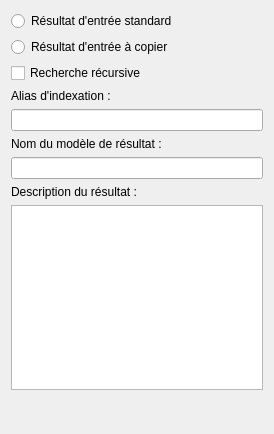
<?xml version="1.0" encoding="UTF-8"?>
<ui version="4.0">
 <class>INResultWidget</class>
 <widget class="QWidget" name="INResultWidget">
  <property name="geometry">
   <rect>
    <x>0</x>
    <y>0</y>
    <width>274</width>
    <height>434</height>
   </rect>
  </property>
  <property name="sizePolicy">
   <sizepolicy hsizetype="Fixed" vsizetype="Expanding">
    <horstretch>0</horstretch>
    <verstretch>0</verstretch>
   </sizepolicy>
  </property>
  <property name="windowTitle">
   <string>Form</string>
  </property>
  <layout class="QVBoxLayout" name="verticalLayout">
   <item>
    <widget class="QRadioButton" name="rb_standardresult">
     <property name="text">
      <string>Résultat d'entrée standard</string>
     </property>
    </widget>
   </item>
   <item>
    <widget class="QRadioButton" name="rb_copyresult">
     <property name="text">
      <string>Résultat d'entrée à copier</string>
     </property>
    </widget>
   </item>
   <item>
    <widget class="QCheckBox" name="cb_recursive">
     <property name="text">
      <string>Recherche récursive</string>
     </property>
    </widget>
   </item>
   <item>
    <widget class="QLabel" name="label_4">
     <property name="text">
      <string>Alias d'indexation :</string>
     </property>
    </widget>
   </item>
   <item>
    <widget class="QLineEdit" name="alias"/>
   </item>
   <item>
    <widget class="QLabel" name="label_2">
     <property name="text">
      <string>Nom du modèle de résultat :</string>
     </property>
    </widget>
   </item>
   <item>
    <widget class="QLineEdit" name="modelName">
     <property name="sizePolicy">
      <sizepolicy hsizetype="Preferred" vsizetype="Fixed">
       <horstretch>0</horstretch>
       <verstretch>0</verstretch>
      </sizepolicy>
     </property>
    </widget>
   </item>
   <item>
    <widget class="QLabel" name="label_3">
     <property name="text">
      <string>Description du résultat :</string>
     </property>
    </widget>
   </item>
   <item>
    <widget class="QPlainTextEdit" name="modelDescription">
     <property name="sizePolicy">
      <sizepolicy hsizetype="Preferred" vsizetype="Expanding">
       <horstretch>0</horstretch>
       <verstretch>0</verstretch>
      </sizepolicy>
     </property>
    </widget>
   </item>
   <item>
    <spacer name="verticalSpacer">
     <property name="orientation">
      <enum>Qt::Vertical</enum>
     </property>
     <property name="sizeHint" stdset="0">
      <size>
       <width>20</width>
       <height>40</height>
      </size>
     </property>
    </spacer>
   </item>
  </layout>
 </widget>
 <resources/>
 <connections/>
</ui>
